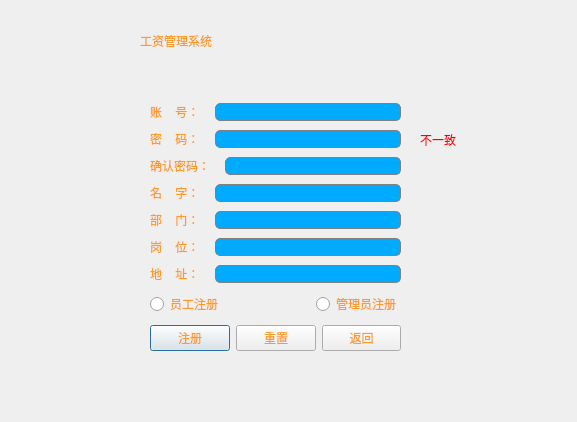
<?xml version="1.0" encoding="UTF-8"?>
<ui version="4.0">
 <class>Register</class>
 <widget class="QDialog" name="Register">
  <property name="geometry">
   <rect>
    <x>0</x>
    <y>0</y>
    <width>577</width>
    <height>422</height>
   </rect>
  </property>
  <property name="minimumSize">
   <size>
    <width>577</width>
    <height>422</height>
   </size>
  </property>
  <property name="maximumSize">
   <size>
    <width>577</width>
    <height>422</height>
   </size>
  </property>
  <property name="windowTitle">
   <string>Dialog</string>
  </property>
  <property name="styleSheet">
   <string notr="true">color: rgb(255, 154, 38);
background-image: url(:/resource/photo/Resource/2.jpg);</string>
  </property>
  <widget class="QLabel" name="label">
   <property name="geometry">
    <rect>
     <x>140</x>
     <y>20</y>
     <width>311</width>
     <height>41</height>
    </rect>
   </property>
   <property name="styleSheet">
    <string notr="true">font: 35pt &quot;新宋体&quot;;
</string>
   </property>
   <property name="text">
    <string>工资管理系统</string>
   </property>
  </widget>
  <widget class="QLabel" name="label_9">
   <property name="geometry">
    <rect>
     <x>420</x>
     <y>130</y>
     <width>54</width>
     <height>20</height>
    </rect>
   </property>
   <property name="styleSheet">
    <string notr="true">color:rgb(255, 0, 0);
background:transparent;
font: 12pt &quot;仿宋&quot;;</string>
   </property>
   <property name="text">
    <string>不一致</string>
   </property>
  </widget>
  <widget class="QWidget" name="layoutWidget">
   <property name="geometry">
    <rect>
     <x>150</x>
     <y>100</y>
     <width>251</width>
     <height>261</height>
    </rect>
   </property>
   <layout class="QVBoxLayout" name="verticalLayout">
    <item>
     <layout class="QHBoxLayout" name="horizontalLayout">
      <property name="spacing">
       <number>15</number>
      </property>
      <item>
       <widget class="QLabel" name="label_2">
        <property name="styleSheet">
         <string notr="true">font: 12pt &quot;仿宋&quot;;</string>
        </property>
        <property name="text">
         <string>账    号：</string>
        </property>
       </widget>
      </item>
      <item>
       <widget class="QLineEdit" name="lineEdit_accout">
        <property name="styleSheet">
         <string notr="true">border: 1px solid gray;border-radius:5px; 
padding: 0px 10px 0px 10px;
font: 12pt &quot;仿宋&quot;;
background:rgb(0, 170, 255);
selection-background-color: darkgray;
</string>
        </property>
       </widget>
      </item>
     </layout>
    </item>
    <item>
     <layout class="QHBoxLayout" name="horizontalLayout_2">
      <property name="spacing">
       <number>15</number>
      </property>
      <item>
       <widget class="QLabel" name="label_3">
        <property name="styleSheet">
         <string notr="true">font: 12pt &quot;仿宋&quot;;</string>
        </property>
        <property name="text">
         <string>密    码：</string>
        </property>
       </widget>
      </item>
      <item>
       <widget class="QLineEdit" name="lineEdit_Passwword">
        <property name="styleSheet">
         <string notr="true">border: 1px solid gray;border-radius:5px; 
padding: 0px 10px 0px 10px;
font: 12pt &quot;仿宋&quot;;
background:rgb(0, 170, 255);
selection-background-color: darkgray;
</string>
        </property>
        <property name="echoMode">
         <enum>QLineEdit::Password</enum>
        </property>
       </widget>
      </item>
     </layout>
    </item>
    <item>
     <layout class="QHBoxLayout" name="horizontalLayout_3">
      <property name="spacing">
       <number>15</number>
      </property>
      <item>
       <widget class="QLabel" name="label_4">
        <property name="styleSheet">
         <string notr="true">font: 12pt &quot;仿宋&quot;;</string>
        </property>
        <property name="text">
         <string>确认密码：</string>
        </property>
       </widget>
      </item>
      <item>
       <widget class="QLineEdit" name="lineEdit_ConfirmPassword">
        <property name="styleSheet">
         <string notr="true">border: 1px solid gray;border-radius:5px; 
padding: 0px 10px 0px 10px;
font: 12pt &quot;仿宋&quot;;
background:rgb(0, 170, 255);
selection-background-color: darkgray;
</string>
        </property>
        <property name="echoMode">
         <enum>QLineEdit::Password</enum>
        </property>
       </widget>
      </item>
     </layout>
    </item>
    <item>
     <layout class="QHBoxLayout" name="horizontalLayout_4">
      <property name="spacing">
       <number>15</number>
      </property>
      <item>
       <widget class="QLabel" name="label_8">
        <property name="styleSheet">
         <string notr="true">font: 12pt &quot;仿宋&quot;;</string>
        </property>
        <property name="text">
         <string>名    字：</string>
        </property>
       </widget>
      </item>
      <item>
       <widget class="QLineEdit" name="lineEdit_name">
        <property name="styleSheet">
         <string notr="true">border: 1px solid gray;border-radius:5px; 
padding: 0px 10px 0px 10px;
font: 12pt &quot;仿宋&quot;;
background:rgb(0, 170, 255);
selection-background-color: darkgray;
</string>
        </property>
       </widget>
      </item>
     </layout>
    </item>
    <item>
     <layout class="QHBoxLayout" name="horizontalLayout_5">
      <property name="spacing">
       <number>15</number>
      </property>
      <item>
       <widget class="QLabel" name="label_5">
        <property name="styleSheet">
         <string notr="true">font: 12pt &quot;仿宋&quot;;</string>
        </property>
        <property name="text">
         <string>部    门：</string>
        </property>
       </widget>
      </item>
      <item>
       <widget class="QLineEdit" name="lineEdit_departmen">
        <property name="styleSheet">
         <string notr="true">border: 1px solid gray;border-radius:5px; 
padding: 0px 10px 0px 10px;
font: 12pt &quot;仿宋&quot;;
background:rgb(0, 170, 255);
selection-background-color: darkgray;
</string>
        </property>
       </widget>
      </item>
     </layout>
    </item>
    <item>
     <layout class="QHBoxLayout" name="horizontalLayout_7">
      <property name="spacing">
       <number>15</number>
      </property>
      <item>
       <widget class="QLabel" name="label_6">
        <property name="styleSheet">
         <string notr="true">font: 12pt &quot;仿宋&quot;;</string>
        </property>
        <property name="text">
         <string>岗    位：</string>
        </property>
       </widget>
      </item>
      <item>
       <widget class="QLineEdit" name="lineEdit_position">
        <property name="styleSheet">
         <string notr="true">border: 1px solid gray;border-radius:5px; 
padding: 0px 10px 0px 10px;
font: 12pt &quot;仿宋&quot;;
background:rgb(0, 170, 255);
selection-background-color: darkgray;
</string>
        </property>
       </widget>
      </item>
     </layout>
    </item>
    <item>
     <layout class="QHBoxLayout" name="horizontalLayout_6">
      <property name="spacing">
       <number>15</number>
      </property>
      <item>
       <widget class="QLabel" name="label_7">
        <property name="styleSheet">
         <string notr="true">font: 12pt &quot;仿宋&quot;;</string>
        </property>
        <property name="text">
         <string>地    址：</string>
        </property>
       </widget>
      </item>
      <item>
       <widget class="QLineEdit" name="lineEdit_address">
        <property name="styleSheet">
         <string notr="true">border: 1px solid gray;border-radius:5px; 
padding: 0px 10px 0px 10px;
font: 12pt &quot;仿宋&quot;;
background:rgb(0, 170, 255);
selection-background-color: darkgray;
</string>
        </property>
       </widget>
      </item>
     </layout>
    </item>
    <item>
     <layout class="QHBoxLayout" name="horizontalLayout_8">
      <item>
       <widget class="QRadioButton" name="radioButton_Worker">
        <property name="styleSheet">
         <string notr="true">font: 12pt &quot;仿宋&quot;;</string>
        </property>
        <property name="text">
         <string>员工注册</string>
        </property>
       </widget>
      </item>
      <item>
       <spacer name="horizontalSpacer">
        <property name="orientation">
         <enum>Qt::Horizontal</enum>
        </property>
        <property name="sizeHint" stdset="0">
         <size>
          <width>40</width>
          <height>20</height>
         </size>
        </property>
       </spacer>
      </item>
      <item>
       <widget class="QRadioButton" name="radioButton_manager">
        <property name="styleSheet">
         <string notr="true">font: 12pt &quot;仿宋&quot;;</string>
        </property>
        <property name="text">
         <string>管理员注册</string>
        </property>
       </widget>
      </item>
     </layout>
    </item>
    <item>
     <layout class="QHBoxLayout" name="horizontalLayout_9">
      <item>
       <widget class="QPushButton" name="pushButton_register">
        <property name="styleSheet">
         <string notr="true">font: 12pt &quot;仿宋&quot;;</string>
        </property>
        <property name="text">
         <string>注册</string>
        </property>
       </widget>
      </item>
      <item>
       <widget class="QPushButton" name="pushButton_reset">
        <property name="styleSheet">
         <string notr="true">font: 12pt &quot;仿宋&quot;;</string>
        </property>
        <property name="text">
         <string>重置</string>
        </property>
       </widget>
      </item>
      <item>
       <widget class="QPushButton" name="pushButton_back">
        <property name="styleSheet">
         <string notr="true">font: 12pt &quot;仿宋&quot;;</string>
        </property>
        <property name="text">
         <string>返回</string>
        </property>
       </widget>
      </item>
     </layout>
    </item>
   </layout>
  </widget>
  <zorder>layoutWidget</zorder>
  <zorder>label</zorder>
  <zorder>label_9</zorder>
 </widget>
 <resources/>
 <connections>
  <connection>
   <sender>pushButton_reset</sender>
   <signal>clicked()</signal>
   <receiver>lineEdit_address</receiver>
   <slot>clear()</slot>
   <hints>
    <hint type="sourcelabel">
     <x>225</x>
     <y>310</y>
    </hint>
    <hint type="destinationlabel">
     <x>196</x>
     <y>243</y>
    </hint>
   </hints>
  </connection>
  <connection>
   <sender>pushButton_reset</sender>
   <signal>clicked()</signal>
   <receiver>lineEdit_position</receiver>
   <slot>clear()</slot>
   <hints>
    <hint type="sourcelabel">
     <x>225</x>
     <y>310</y>
    </hint>
    <hint type="destinationlabel">
     <x>226</x>
     <y>213</y>
    </hint>
   </hints>
  </connection>
  <connection>
   <sender>pushButton_reset</sender>
   <signal>clicked()</signal>
   <receiver>lineEdit_departmen</receiver>
   <slot>clear()</slot>
   <hints>
    <hint type="sourcelabel">
     <x>225</x>
     <y>310</y>
    </hint>
    <hint type="destinationlabel">
     <x>206</x>
     <y>184</y>
    </hint>
   </hints>
  </connection>
  <connection>
   <sender>pushButton_reset</sender>
   <signal>clicked()</signal>
   <receiver>lineEdit_name</receiver>
   <slot>clear()</slot>
   <hints>
    <hint type="sourcelabel">
     <x>225</x>
     <y>310</y>
    </hint>
    <hint type="destinationlabel">
     <x>225</x>
     <y>158</y>
    </hint>
   </hints>
  </connection>
  <connection>
   <sender>pushButton_reset</sender>
   <signal>clicked()</signal>
   <receiver>lineEdit_ConfirmPassword</receiver>
   <slot>clear()</slot>
   <hints>
    <hint type="sourcelabel">
     <x>225</x>
     <y>310</y>
    </hint>
    <hint type="destinationlabel">
     <x>189</x>
     <y>133</y>
    </hint>
   </hints>
  </connection>
  <connection>
   <sender>pushButton_reset</sender>
   <signal>clicked()</signal>
   <receiver>lineEdit_Passwword</receiver>
   <slot>clear()</slot>
   <hints>
    <hint type="sourcelabel">
     <x>225</x>
     <y>310</y>
    </hint>
    <hint type="destinationlabel">
     <x>173</x>
     <y>98</y>
    </hint>
   </hints>
  </connection>
  <connection>
   <sender>pushButton_reset</sender>
   <signal>clicked()</signal>
   <receiver>lineEdit_accout</receiver>
   <slot>clear()</slot>
   <hints>
    <hint type="sourcelabel">
     <x>225</x>
     <y>310</y>
    </hint>
    <hint type="destinationlabel">
     <x>195</x>
     <y>75</y>
    </hint>
   </hints>
  </connection>
  <connection>
   <sender>pushButton_back</sender>
   <signal>clicked()</signal>
   <receiver>lineEdit_address</receiver>
   <slot>clear()</slot>
   <hints>
    <hint type="sourcelabel">
     <x>274</x>
     <y>295</y>
    </hint>
    <hint type="destinationlabel">
     <x>247</x>
     <y>244</y>
    </hint>
   </hints>
  </connection>
  <connection>
   <sender>pushButton_back</sender>
   <signal>clicked()</signal>
   <receiver>lineEdit_position</receiver>
   <slot>clear()</slot>
   <hints>
    <hint type="sourcelabel">
     <x>272</x>
     <y>297</y>
    </hint>
    <hint type="destinationlabel">
     <x>257</x>
     <y>209</y>
    </hint>
   </hints>
  </connection>
  <connection>
   <sender>pushButton_back</sender>
   <signal>clicked()</signal>
   <receiver>lineEdit_departmen</receiver>
   <slot>clear()</slot>
   <hints>
    <hint type="sourcelabel">
     <x>282</x>
     <y>296</y>
    </hint>
    <hint type="destinationlabel">
     <x>269</x>
     <y>188</y>
    </hint>
   </hints>
  </connection>
  <connection>
   <sender>pushButton_back</sender>
   <signal>clicked()</signal>
   <receiver>lineEdit_name</receiver>
   <slot>clear()</slot>
   <hints>
    <hint type="sourcelabel">
     <x>290</x>
     <y>291</y>
    </hint>
    <hint type="destinationlabel">
     <x>286</x>
     <y>159</y>
    </hint>
   </hints>
  </connection>
  <connection>
   <sender>pushButton_back</sender>
   <signal>clicked()</signal>
   <receiver>lineEdit_ConfirmPassword</receiver>
   <slot>clear()</slot>
   <hints>
    <hint type="sourcelabel">
     <x>299</x>
     <y>296</y>
    </hint>
    <hint type="destinationlabel">
     <x>276</x>
     <y>126</y>
    </hint>
   </hints>
  </connection>
  <connection>
   <sender>pushButton_back</sender>
   <signal>clicked()</signal>
   <receiver>lineEdit_Passwword</receiver>
   <slot>clear()</slot>
   <hints>
    <hint type="sourcelabel">
     <x>300</x>
     <y>301</y>
    </hint>
    <hint type="destinationlabel">
     <x>296</x>
     <y>103</y>
    </hint>
   </hints>
  </connection>
  <connection>
   <sender>pushButton_back</sender>
   <signal>clicked()</signal>
   <receiver>lineEdit_accout</receiver>
   <slot>clear()</slot>
   <hints>
    <hint type="sourcelabel">
     <x>264</x>
     <y>302</y>
    </hint>
    <hint type="destinationlabel">
     <x>262</x>
     <y>79</y>
    </hint>
   </hints>
  </connection>
 </connections>
</ui>
